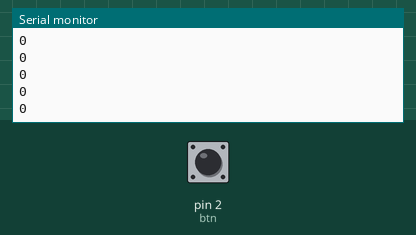
This sketch was run on a simulated Arduino Uno, built with avr-gcc and run on an emulated ATmega328P. Shown: the last lines printed to the serial monitor. The test bench sets the inputs (shaded band); at power-on: pin 2 (btn) HIGH.

Above: at 1.2 s.
1.3 s: pin 2 (btn) pulled LOW for 0.15 s
At 2.4 s:
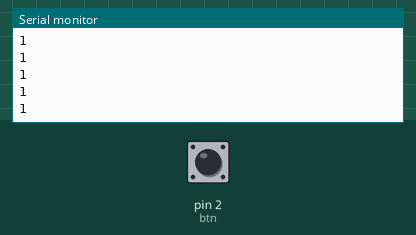
2.9 s: pin 2 (btn) pulled LOW for 1 s
At 4.0 s:
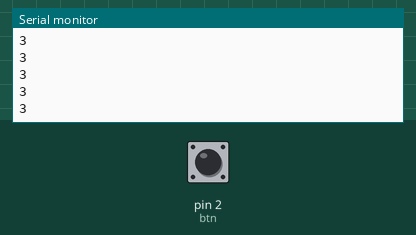
5.4 s: pin 2 (btn) pulled LOW for 0.15 s
Timing chart, 0 to 8.4 s (numbered marks = the images above; inputs shaded):
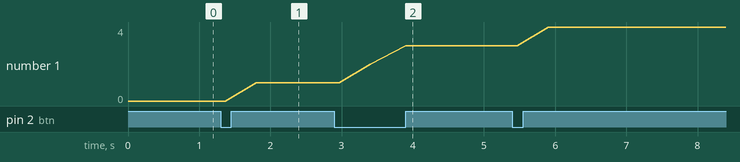

Measured:
- after the input at 1.3 s, the serial monitor: prints a new line after 0.50 s (image 1)
- after the input at 2.9 s, the serial monitor: prints a new line after 0.50 s (image 2)
- plotted number 1: 0 → 1 after the input at 1.3 s, 1 → 3 after the input at 2.9 s, 3 → 4 after the input at 5.4 s

The sketch:

09_04_26_contandoclickdobtn.ino
```cpp
#define btn 2
int cont = 0;
void setup()
{
  pinMode(btn, INPUT);
  Serial.begin(9600);
}

void loop()
{
	int read = digitalRead(btn);

  	if(read == 0){
      cont++;
      delay(500);
    }
  Serial.println(cont);
}
```
